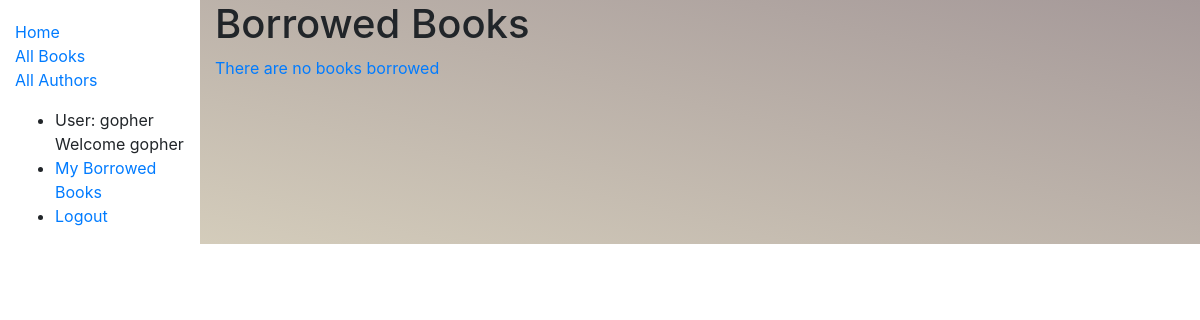
Before: /catalog/mybooks/ (signed in) with the older database file.
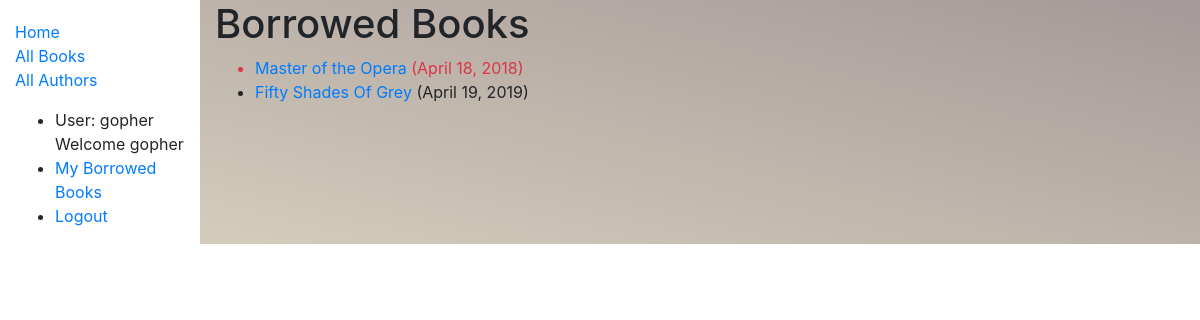
After: the same page with the newer database file.
### catalog/models.py (models this page shows, shortened)
class BookInstance(models.Model):
	id = models.UUIDField(primary_key=True, default=uuid.uuid4, help_text='unique ID for this particular book across the whole library')
	book = models.ForeignKey('Book', on_delete=models.SET_NULL, null=True)
	imprint = models.CharField(max_length=200)
	due_back = models.DateField(null=True, blank=True)
	borrower = models.ForeignKey(User, on_delete=models.SET_NULL, blank=True, null=True)
	LOAN_STATUS = (
		('m', 'Maintenance'),
		('o', 'On loan'),
		('a', 'Available'),
		('r','Reserved'),
	)
	status = models.CharField(
		max_length=1,
		choices=LOAN_STATUS,
		blank=True,
		default='m',
		help_text = 'Book Availability'
	)
	class Meta:
		ordering = ['due_back']
		permissions = (("can_mark_returned","Set book as returned"),)
	@property
	def is_overdue(self):
		if self.due_back and date.today() > self.due_back:
			return True
		return False

class Book(models.Model):
	title = models.CharField(max_length=200)
	author = models.ForeignKey('Author', on_delete=models.SET_NULL, null=True)
	summary = models.TextField(max_length=1000, help_text='Enter a brief description of the book')
	isbn = models.CharField('ISBN', max_length=13, help_text='13 Character <a href="https://www.isbn-international.org/content/what-isbn">ISBN number</a>')
	genre = models.ManyToManyField(Genre, help_text = 'Select a genre for this book')
	language = models.ForeignKey(Language, on_delete = models.SET_NULL, null = True)
	def display_genre(self):
		return ', '.join(genre.name_of_genre for genre in self.genre.all()[:3])
	display_genre.short_description = 'Genre'

### catalog/views.py (the view)
# urls.py: path('mybooks/', views.LoanedBooksByUserListView.as_view(), name='my-borrowed'),
class LoanedBooksByUserListView(LoginRequiredMixin, generic.ListView):
		model = BookInstance
		template_name = 'catalog/bookinstance_list_borrowed_user.html'
		paginate_by = 5
		def get_queryset(self):
				return BookInstance.objects.filter(borrower=self.request.user).filter(status__exact='o').order_by('due_back')

### catalog/templates/catalog/bookinstance_list_borrowed_user.html
{% extends "base_generic.html" %}
{% block content %}
		<h1 class="fas fa-h1">Borrowed Books </h1>
		{% if bookinstance_list %}
		<ul>
			{% for bookinst in bookinstance_list %}
			<li class="{% if bookinst.is_overdue %}text-danger{% endif %} ">
				<a href="{% url 'book-detail' bookinst.book.pk %}">{{ bookinst.book.title}}</a> ({{bookinst.due_back}})
			</li>
			{% endfor %}
		</ul>
		{% else %}
			<p class="text-primary"> There are no books borrowed</p>
		{% endif %}
{% endblock  %}

Changed rows visible on the page:
added BookInstance: book "Master of the Opera", due_back "April 18, 2018"
added BookInstance: book "Fifty Shades Of Grey", due_back "April 19, 2019"
Other visible differences:
text no longer shown: "There are no books borrowed"
